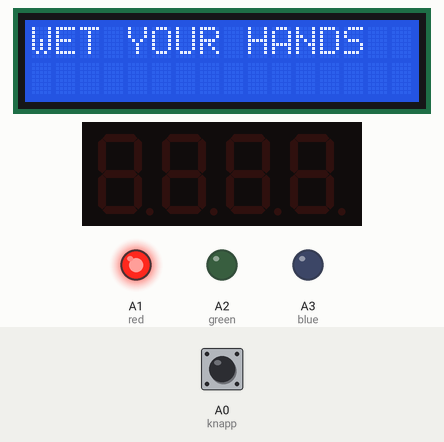
Bench run of a sketch on a simulated Arduino Uno, built with avr-gcc and run on an emulated ATmega328P. Parts: 16×2 character LCD, 4-digit seven-segment display, output pins drawn as LEDs (lit = HIGH). The inputs (shaded band) are chosen by the test bench; at power-on: A0 (knapp) HIGH.

Above: at 0.23 s.
At 10.14 s:
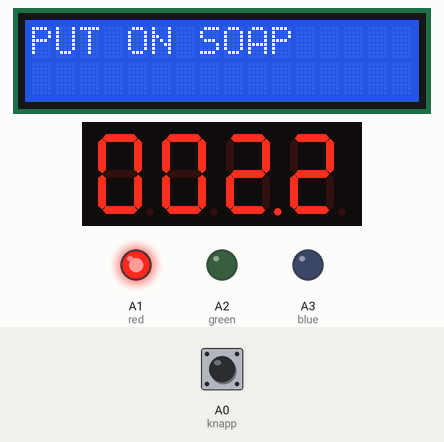
At 20.09 s:
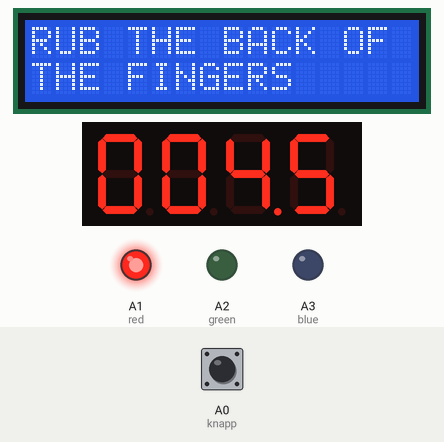
At 39.94 s:
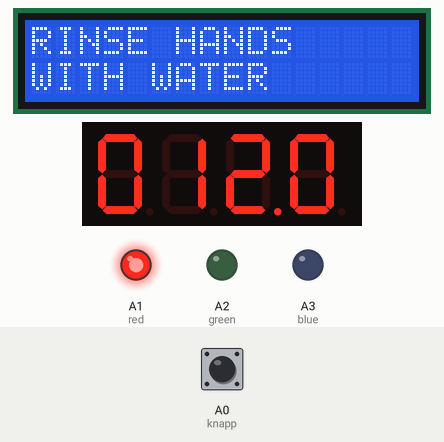
Timing chart, 0 to 40.0 s (numbered marks = the images above):
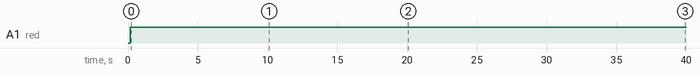

Measured:
- by itself, A1 (red): LOW → HIGH at 0.16 s

The sketch:

Nakstad_2.0_med_kommentarer.ino
```cpp
#include <LiquidCrystal_I2C.h> // SKJERM
#include <Wire.h> // SKJERM
#include <SevSeg.h> // TIMER

//Tellekonstanter
float timer; // Tilgir variabelen "timer" float-verdi.
float starttime; // Tilgir variabelen "starttime" float-verdi.
int deciseconds = 0; // Tilgir variabelen "deciseconds" int-verdi.

int knapp; // Tilgir variabelen "knapp" int-verdi.
int sjekk; // Tilgir variabelen "sjekk" int-verdi.
LiquidCrystal_I2C skjerm(0x27, 16, 2); // Kaller lcd-skjermen for "skjerm"

// LYS:
int red = A1; // Tilgir variabelen "red" int-verdi. Dette er input-pin til rødt lys på LED-pære.
int green = A2; // Tilgir variabelen "green" int-verdi. Dette er input-pin til grønt lys på LED-pære.
int blue = A3; // Tilgir variabelen "blue" int-verdi. Dette er input-pin til blått lys på LED-pære.

// KLOKKE:
SevSeg klokke; // Kaller displayet for "klokke"
float sekund = 1; // Ett sekund = 1
float tid = (sekund * 5000);
long start; // Nedtelling starter her
long slutt = 0; // og slutter her.

// SETUP, kjøres én gang:
void setup(){
  knapp = A0; // Inngangen til knappen.
  pinMode(knapp, INPUT_PULLUP); // Bestemmer at moduset til input-pin for knappen er av form "INPUT_PULLUP".

  sjekk = 0; // Skal seinere sjekke om knappen er trykket på eller ikke.

  Serial.begin(115200); // Starter seriell, kan muligens fjerne denne.

  // SKJERM:
  skjerm.init(); // Initialiserer skjermen.

  // LYS:
  pinMode(red, OUTPUT); // Bestemmer at moduset til input-pin for rødt lys er av form "INPUT".
  pinMode(green, OUTPUT); // Bestemmer at moduset til input-pin for grønt lys er av form "INPUT".
  pinMode(blue, OUTPUT); // Bestemmer at moduset til input-pin for blått lys er av form "INPUT".

}


// LOOP, kjøres konstant:
void loop(){
  if(digitalRead(knapp) == HIGH){ // Kjører dersom knappen trykkes.
    if(sjekk == 0){
      sjekk = 1;
    }
    else{
      sjekk = 0; // Må treffe HELT nøyaktig mtp. delays for å få den til å avslutte... Er nok unødvendig.
    }
  }
  if(sjekk == 1){ // Dersom knappen er trykket på kjører den koden for skjermen.
    rutine(); // Kaller på funksjonen
    sjekk = 0; // Etter funksjonen er kjørt blir verdien på om knappen er trykket eller ikke satt lik null, slik at den kan trykkes på på nytt.
  }
}


// LYS:
void farge(int redValue, int greenValue, int blueValue){ // Input-verdier for funksjonen.
  analogWrite(red, redValue); // Gir output på red pin lik redValue (bestemt i input til funksjonen).
  analogWrite(green, greenValue); // Gir output på green pin lik greenValue (bestemt i input til funksjonen).
  analogWrite(blue, blueValue); // Gir output på blue pin lik blueValue (bestemt i input til funksjonen).
}


// Hvis knappen blir trykket ned, er dette rutinen som kjøres:
void rutine(){

  // KLOKKE: (Hentet inspirasjon fra https://www.youtube.com/watch?v=b7yCvvrDPSw)
  byte numDigits = 4; // Antall plasser man kan skrive ut verdier på på skjermen.
  byte digitPins[] = {10, 11, 12, 13}; // Tilsier hvilke pins som er brukt som digit-pins.
  byte segmentPins[] = {9, 2, 3, 5, 6, 8, 7, 4}; // Tilsier hvilke pins som er brukt som segment-pins.
  bool resistorsOnSegments = false; // Sier at det ikke er resistor på segment-pins
  byte hardwareConfig = COMMON_ANODE;
  bool updateWithDelays = false; // Sier at det ikke skal oppdateres med delay.
  bool leadingZeros = true;
  bool disableDecPoint = true; // Desimaltall slått av.
  klokke.begin(hardwareConfig, numDigits, digitPins, segmentPins, resistorsOnSegments,
  updateWithDelays, leadingZeros, disableDecPoint); // Starter klokken
  klokke.setBrightness(90); // Setter lysstyrken på klokken lik 90
  delay(100);

  skjerm.backlight(); // Skur på backlight på skjermen.
  bool Cleared = true;

  farge(255, 0, 0);  // Lyspæren lyser rødt

  skjerm.clear(); // Sletter alt som står på skjermen.
  skjerm.setCursor(0, 0); // Setter pekeren på rad 0 og kolonne 0.
  skjerm.print("WET YOUR HANDS"); // Skriver ut på skjermen.
  start = 7; // Setter timeren til så mange sekunder.
  countdown(start); // Starter timeren.

  skjerm.clear(); // Sletter alt som står på skjermen.
  skjerm.setCursor(0, 0); // Setter pekeren på rad 0 og kolonne 0.
  skjerm.print("PUT ON SOAP"); // Skriver ut på skjermen.
  start = 5; // Setter timeren til så mange sekunder.
  countdown(start); // Starter timeren.

  skjerm.clear(); // Sletter alt som står på skjermen.
  skjerm.setCursor(0, 0); // Setter pekeren på rad 0 og kolonne 0.
  skjerm.print("RUB BETWEEN"); // Skriver ut på skjermen.
  skjerm.setCursor(0, 1); // Setter pekeren på rad 1 og kolonne 0.
  skjerm.print("FINGERS"); // Skriver ut på skjermen.
  start = 6; // Setter timeren til så mange sekunder.
  countdown(start); // Starter timeren.

  skjerm.clear(); // Sletter alt som står på skjermen.
  skjerm.setCursor(0, 0); // Setter pekeren på rad 0 og kolonne 0.
  skjerm.print("RUB THE BACK OF"); // Skriver ut på skjermen.
  skjerm.setCursor(0, 1); // Setter pekeren på rad 1 og kolonne 0.
  skjerm.print("THE FINGERS"); // Skriver ut på skjermen.
  start = 6; // Setter timeren til så mange sekunder.
  countdown(start); // Starter timeren.

  skjerm.clear(); // Sletter alt som står på skjermen.
  skjerm.setCursor(0, 0); // Setter pekeren på rad 0 og kolonne 0.
  skjerm.print("RUB THUMBS"); // Skriver ut på skjermen.
  start = 6; // Setter timeren til så mange sekunder.
  countdown(start); // Starter timeren.

  skjerm.clear(); // Sletter alt som står på skjermen.
  skjerm.setCursor(0, 0); // Setter pekeren på rad 0 og kolonne 0.
  skjerm.print("RUB FINGERTIPS"); // Skriver ut på skjermen.
  start = 6; // Setter timeren til så mange sekunder.
  countdown(start); // Starter timeren.

  skjerm.clear(); // Sletter alt som står på skjermen.
  skjerm.setCursor(0, 0); // Setter pekeren på rad 0 og kolonne 0.
  skjerm.print("RINSE HANDS"); // Skriver ut på skjermen.
  skjerm.setCursor(0, 1); // Setter pekeren på rad 1 og kolonne 0.
  skjerm.print("WITH WATER"); // Skriver ut på skjermen.
  start = 15; // Setter timeren til så mange sekunder.
  countdown(start); // Starter timeren.

  skjerm.clear(); // Sletter alt som står på skjermen.
  skjerm.setCursor(0, 0); // Setter pekeren på rad 0 og kolonne 0.
  skjerm.print("DRY HANDS"); // Skriver ut på skjermen.
  skjerm.setCursor(0, 1); // Setter pekeren på rad 1 og kolonne 0.
  skjerm.print("WITH PAPER"); // Skriver ut på skjermen.
  start = 6; // Setter timeren til så mange sekunder.
  countdown(start); // Starter timeren.

  skjerm.clear(); // Sletter alt som står på skjermen.
  skjerm.setCursor(0, 0); // Setter pekeren på rad 0 og kolonne 0.
  skjerm.print("TURN OFF TAP"); // Skriver ut på skjermen.
  skjerm.setCursor(0, 1); // Setter pekeren på rad 1 og kolonne 0.
  skjerm.print("WITH THE PAPER"); // Skriver ut på skjermen.
  start = 3; // Setter timeren til så mange sekunder.
  countdown(start); // Starter timeren.

  farge(255, 0, 0); // Lyspæren lyser grønt
  skjerm.clear(); // Sletter alt som står på skjermen.
  skjerm.setCursor(0,0); // Setter pekeren på rad 0 og kolonne 0.
  skjerm.print("YOU ARE CLEAN :D"); // Skriver ut på skjermen.
  farge(0, 255, 0);  // Lyspæren skifter til grønn
  delay(15000); // 15 sekunders pause.
  skjerm.clear(); // Sletter alt som står på skjermen.
}

void countdown(unsigned int seconds){ // Starter nedtelling med angitte sekunder.
  timer = seconds;
  starttime = millis(); // Kaller på funksjonen millis.
  deciseconds = 0;
  while (timer > 0){ // Så lenge sekundene større enn null kjøres løkka.
    if (millis() - starttime >= 100) { // Sjekker millisekundene.
      starttime += 100;
      deciseconds++; // 100 millisekund = 1 decisekund
      klokke.setNumber(int(seconds*10 - deciseconds), 1); // Skriver ut på klokken.
      timer -= 0.1; // Trekker fra 0.1 fra nedtellingen.
      }

      klokke.refreshDisplay(); // Oppdaterer displayet på klokken.
    }
  }
```
